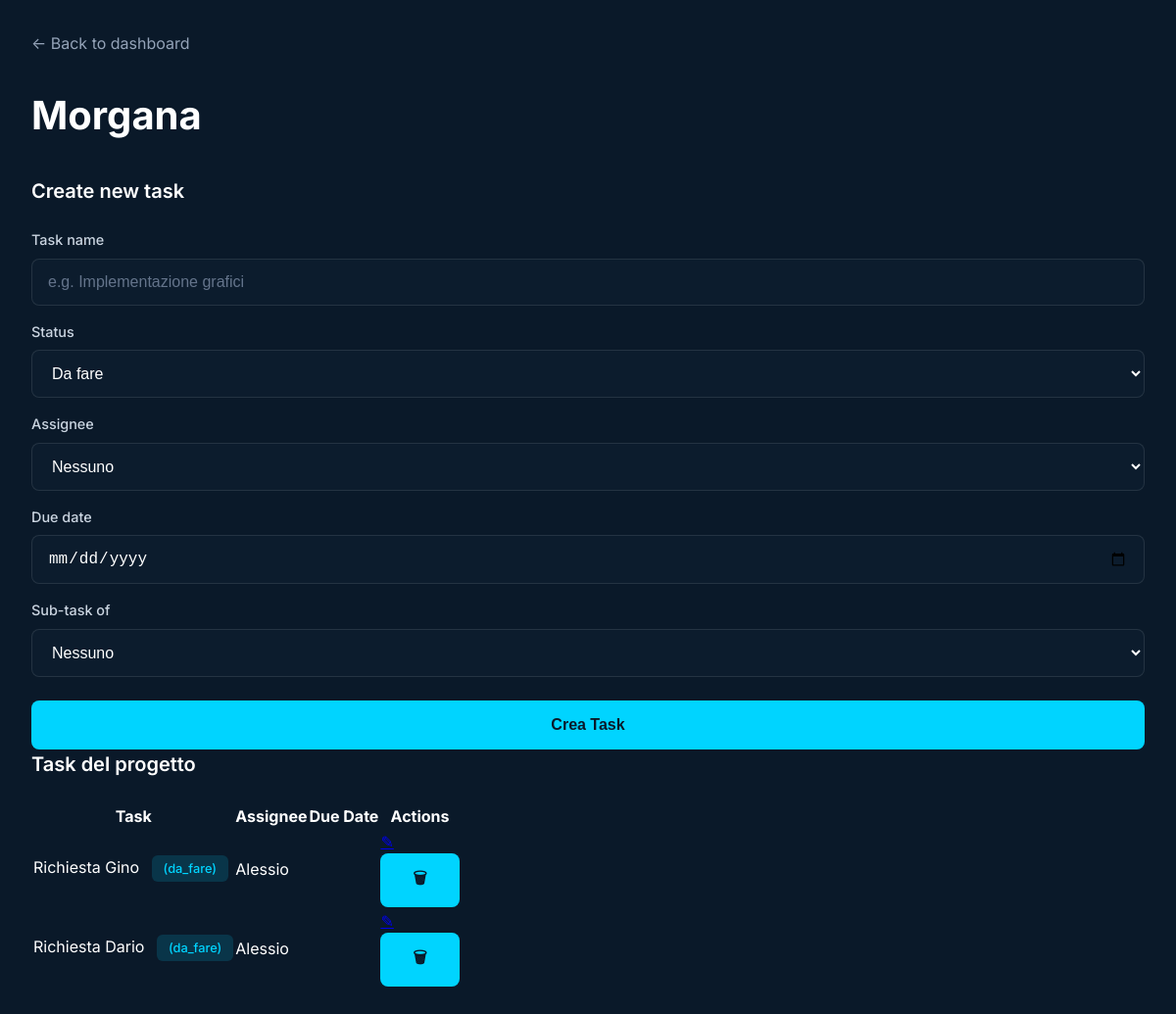
Screenshot of /progetto/7 (signed in) with the database file from the repository.
### tables this page shows
CREATE TABLE progetti (
            id INTEGER PRIMARY KEY AUTOINCREMENT,
            nome TEXT NOT NULL,
            owner_id INTEGER NOT NULL,
            FOREIGN KEY (owner_id) REFERENCES utenti(id)
        );

CREATE TABLE tasks (
            id INTEGER PRIMARY KEY AUTOINCREMENT,
            titolo TEXT NOT NULL,
            descrizione TEXT,
            progetto_id INTEGER NOT NULL,
            parent_id INTEGER,
            autore_id INTEGER NOT NULL,
            stato TEXT NOT NULL,
            data_creazione TEXT DEFAULT CURRENT_TIMESTAMP,
            data_scadenza TEXT, assegnato_a INTEGER, scadenza TEXT,
            FOREIGN KEY (progetto_id) REFERENCES progetti(id),
            FOREIGN KEY (parent_id) REFERENCES tasks(id),
            FOREIGN KEY (autore_id) REFERENCES utenti(id)
        );

CREATE TABLE utenti (
            id INTEGER PRIMARY KEY AUTOINCREMENT,
            nome TEXT NOT NULL,
            email TEXT UNIQUE NOT NULL,
            password_hash TEXT NOT NULL,
            ruolo TEXT NOT NULL
        );

### app/main.py (the view)
@app.get("/progetto/{progetto_id}", response_class=HTMLResponse)
async def visualizza_progetto(request: Request, progetto_id: int, user_id: str = Cookie(default=None)):
    if not user_id:
        return RedirectResponse("/login", status_code=302)
    db_path = get_db_path()
    conn = sqlite3.connect(db_path)
    c = conn.cursor()
    c.execute("""
        SELECT 1 FROM progetti p
        LEFT JOIN progetti_utenti pu ON p.id = pu.progetto_id
        WHERE p.id = ? AND (p.owner_id = ? OR pu.utente_id = ?)
    """, (progetto_id, user_id, user_id))
    if not c.fetchone():
        conn.close()
        return RedirectResponse("/", status_code=302)
    c.execute("SELECT nome FROM progetti WHERE id = ?", (progetto_id,))
    progetto = c.fetchone()
    if not progetto:
        conn.close()
        return RedirectResponse("/", status_code=302)
    c.execute("""SELECT id, titolo, descrizione, stato, parent_id, assegnato_a, scadenza
                 FROM tasks WHERE progetto_id = ?""", (progetto_id,))
    tasks = []
    for r in c.fetchall():
        tasks.append({
            "id": r[0],
            "titolo": r[1],
            "descrizione": r[2],
            "stato": r[3],
            "parent_id": r[4],
            "assegnato_a": r[5],
            "scadenza": r[6]
        })
    c.execute("""
        SELECT DISTINCT u.id, u.nome FROM utenti u
        INNER JOIN progetti_utenti pu ON u.id = pu.utente_id
        WHERE pu.progetto_id = ?
        UNION
        SELECT u.id, u.nome FROM utenti u
        INNER JOIN progetti p ON u.id = p.owner_id
        WHERE p.id = ?
    """, (progetto_id, progetto_id))
    membri_progetto = [{"id": r[0], "nome": r[1]} for r in c.fetchall()]
    conn.close()
    return templates.TemplateResponse("progetto.html", {
        "request": request,
        "progetto_nome": progetto[0],
        "progetto_id": progetto_id,
        "tasks": tasks,
        "membri_progetto": membri_progetto
    })

### frontend/templates/progetto.html (shortened to what this page needs)
<!DOCTYPE html>
<html lang="it">
<head>
    <link rel="stylesheet" href="/static/style.css">
</head>
<body>
    <div class="project-details-container">
        <nav class="back-nav">
            <a href="/">← Back to dashboard</a>
        </nav>
        <h1 class="project-title">{{ progetto_nome }}</h1>
        <div class="dashboard-project-split">
            <div class="project-tasks-create-panel">
                <h2 class="section-title">Create new task</h2>
                <form method="post" action="/crea_task" class="create-task-form">
                    <label for="titolo">Task name</label>
                    <input type="text" name="titolo" placeholder="e.g. Implementazione grafici" required>
                    <label for="stato">Status</label>
                    <select name="stato">
                        <option value="da_fare">Da fare</option>
                    </select>
                    <label for="assegnato_a">Assignee</label>
                    <select name="assegnato_a">
                        <option value="">Nessuno</option>
                    </select>
                    <label for="scadenza">Due date</label>
                    <input type="date" name="scadenza">
                    <label for="parent_id">Sub-task of</label>
                    <select name="parent_id">
                        <option value="">Nessuno</option>
                    </select>
                    <button type="submit" class="btn-accent">Crea Task</button>
                </form>
            </div>
            <div class="project-tasks-list-panel">
                <h2 class="section-title">Task del progetto</h2>
                <table class="table-tasks">
                    <thead>
                        <tr>
                            <th>Task</th>
                            <th>Assignee</th>
                            <th>Due Date</th>
                            <th>Actions</th>
                        </tr>
                    </thead>
                    <tbody>
                        {% for task in tasks %}
                        <tr>
                            <td>
                                {{ task.titolo }}
                                <span class="task-status">({{ task.stato }})</span>
                            </td>
                            <td>
                                {% if task.assegnato_a %}
                                    {% for membro in membri_progetto %}
                                        {% if membro.id == task.assegnato_a %}
                                            {{ membro.nome }}
                                        {% endif %}
                                    {% endfor %}
                                {% else %}
                                    Nessuno
                                {% endif %}
                            </td>
                            <td>
                            </td>
                            <td>
                                <a href="/modifica_task/{{ task.id }}?progetto_id={{ progetto_id }}" class="icon-edit" title="Modifica">&#9998;</a>
                                <form method="post" action="/elimina_task" style="display:inline;">
                                    <button type="submit" class="icon-delete" title="Elimina" onclick="return confirm('Sei sicuro di voler eliminare questo task e tutti i suoi subtasks?');">&#128465;</button>
                                </form>
                            </td>
                        </tr>
                        {% else %}
                        <tr>
                            <td colspan="4">Nessun task trovato</td>
                        </tr>
                        {% endfor %}
                    </tbody>
                </table>
            </div>
        </div>
    </div>
</body>
</html>

### frontend/static/style.css (style rules this page uses)
* { margin: 0; padding: 0; box-sizing: border-box; }
body { font-family: 'Inter', -apple-system, BlinkMacSystemFont, 'Segoe UI', Roboto, sans-serif; background: #0a1929; min-height: 100vh; color: #ffffff; line-height: 1.5; overflow-x: hidden; }
input, select, textarea { width: 100%; padding: 0.875rem 1rem; background: rgba(15, 32, 50, 0.5); border: 1px solid rgba(255, 255, 255, 0.1); border-radius: 8px; color: #ffffff; font-size: 1rem; transition: all 0.3s ease; outline: none; }
input::placeholder, textarea::placeholder { color: #64748b; }
button, .btn-primary { width: 100%; padding: 0.875rem 1.5rem; background: #00d4ff; border: none; border-radius: 8px; color: #0a1929; font-weight: 600; font-size: 1rem; cursor: pointer; transition: all 0.3s ease; position: relative; overflow: hidden; }
.project-details-container { min-height: 100vh; padding: 2rem; max-width: 1400px; margin: 0 auto; background: #0a1929; }
.back-nav { margin-bottom: 2rem; }
.back-nav a { color: #94a3b8; text-decoration: none; font-size: 1rem; transition: color 0.3s ease; display: inline-flex; align-items: center; gap: 0.5rem; }
.project-title { font-size: 2.5rem; font-weight: 700; margin-bottom: 2rem; color: #ffffff; }
.section-title { font-size: 1.25rem; font-weight: 600; margin-bottom: 1.5rem; color: #ffffff; }
.create-task-form label { display: block; margin: 1rem 0 0.5rem 0; color: #cbd5e1; font-weight: 500; font-size: 0.9rem; }
.create-task-form input, .create-task-form select, .create-task-form textarea { margin-bottom: 0; }
.btn-accent { width: 100%; margin-top: 1.5rem; background: #00d4ff; padding: 1rem; font-size: 1rem; font-weight: 600; border-radius: 8px; color: #0a1929; }
.task-status { background: rgba(0, 212, 255, 0.15); color: #00d4ff; padding: 0.25rem 0.75rem; border-radius: 6px; font-size: 0.8rem; font-weight: 500; margin-left: 0.5rem; display: inline-block; }

### rows the page displays
progetti: nome "Morgana"
tasks: titolo "Richiesta Gino", stato "da_fare"
utenti: nome "Alessio"
tasks: titolo "Richiesta Dario", stato "da_fare"
